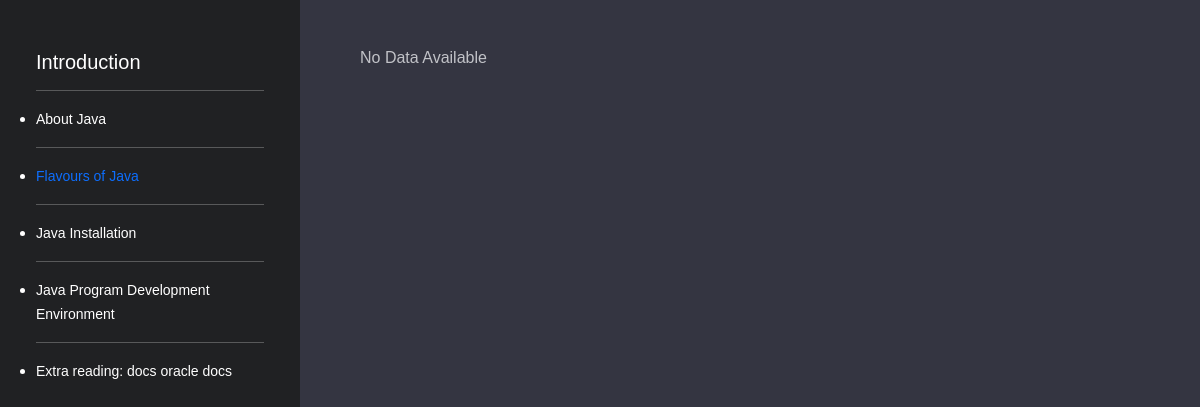
Page /roadmap/subtopic/flavours-of-java on the committed database.
### Main/models.py (models this page shows, shortened)
class SubTopic(models.Model):
    topic = models.ForeignKey(
        Topic, on_delete=models.CASCADE, null=True, related_name="subtopic"
    )
    name = models.CharField(max_length=500)
    body = RichTextField(null=True,blank=True)
    slug = models.SlugField(max_length=200, unique=True, blank=True, null=True)

class Topic(models.Model):
    subject = models.ForeignKey(Subject, on_delete=models.CASCADE, null=True,related_name='topics')
    name = models.TextField(max_length=100, default="")
    is_started = models.BooleanField(default=False)
    weightage =  models.IntegerField(default=0)

### Main/views.py (the view)
# urls.py: path('roadmap/subtopic/<str:str>',views.subtopicdesc),
def subtopicdesc(request, str):
    subtopic = SubTopic.objects.get(slug=str)
    tests = Test.objects.all()
    params = {
        "subtopic": subtopic,
    }
    return render(request, "subtopicdesc.html", params)

### templates/subtopicdesc.html (shortened to what this page needs)
{% extends 'base.html' %}
{% block body %}
    <div class="container-fluid text-white" style="background-color:#343541;">
        <div class="row">
            <div class="col-3" style="background-color:#202123;">
                <ul class="position-sticky px-4" style="top:0px;padding-top:50px;min-height:100vh;">
                    <h5>{{subtopic.topic.name}}</h5>
                    {% for i in subtopic.topic.subtopic.all %}
                    <hr class="hr"/>
                        {% if subtopic.name == i.name %}
                        <li><a href="{{i.slug}}" class="text-primary small">{{i.name}}</a></li>
                        {% else %}
                            <li><a href="{{i.slug}}" class="text-white small">{{i.name}}</a></li>
                        {% endif %}
                    {% endfor %}
                </ul>
            </div>
            <div class="col-9">
                <h6 class="textbody mx-5" style="font-family:sans-serif,monospace;color:#C1C2C7;">
                    {% if subtopic.body == None %}
                        No Data Available
                    {%else%}
                    {{subtopic.body|safe}}
                    {% endif %}
                </h6>
            </div>
        </div>
    </div>
{% endblock body %}

### templates/base.html (style rules this page uses)
* { font-family: sans-serif, monospace; }

### templates/subtopicdesc.html (style rules this page uses)
a { text-decoration:none; color:black; }

### rows in the picture
SubTopic: topic.name "Introduction", name "Flavours of Java"
SubTopic: name "About Java"
SubTopic: name "Java Installation"
SubTopic: name "Java Program Development Environment"
SubTopic: name "Extra reading: docs oracle docs"
